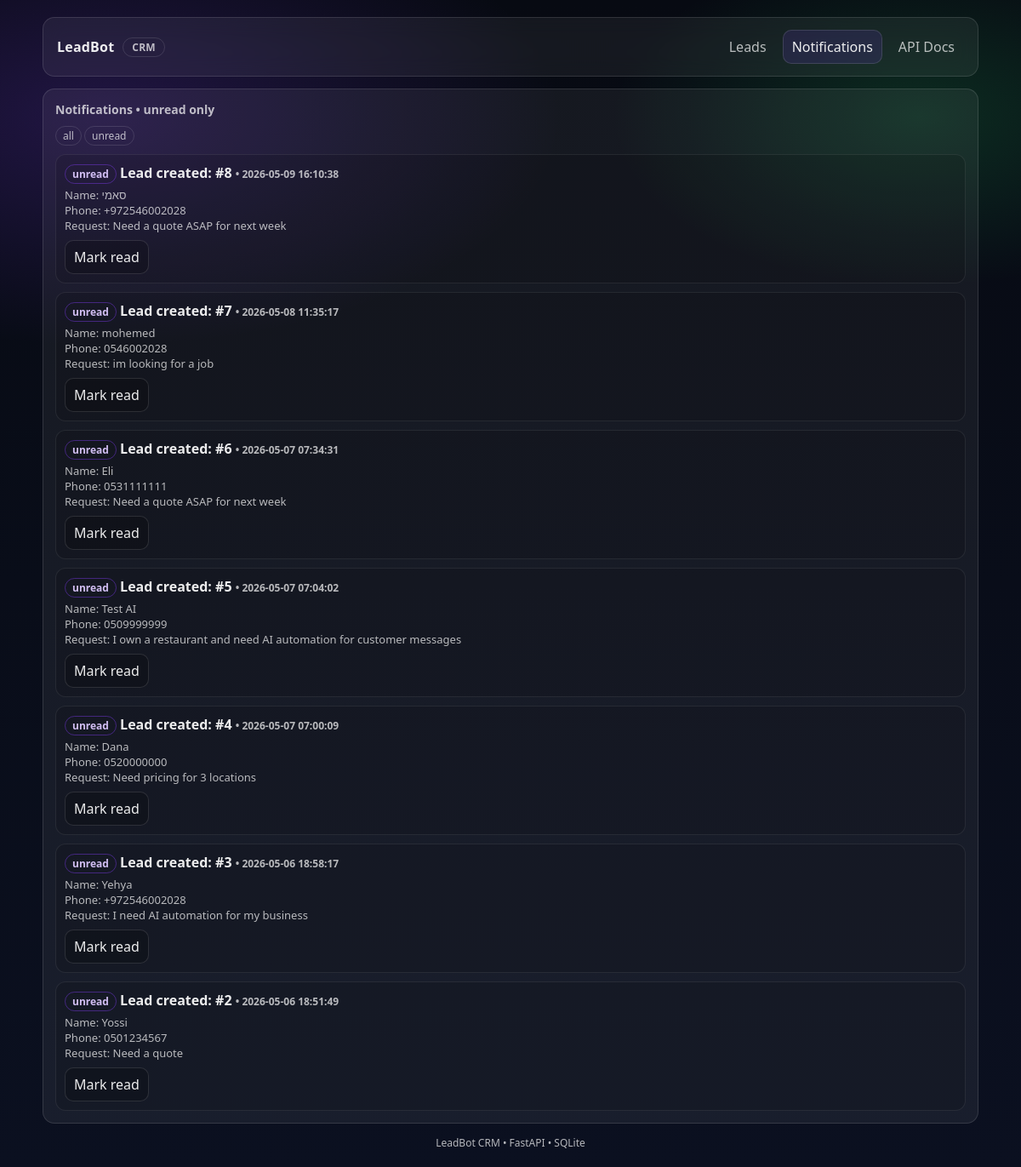
Page /crm/notifications?unread_only=true on the committed database.
### app/models/notification.py (models this page shows)
class Notification(Base):
    __tablename__ = "notifications"
    id: Mapped[int] = mapped_column(Integer, primary_key=True)
    created_at: Mapped[datetime] = mapped_column(DateTime(timezone=True), server_default=func.now(), nullable=False)
    topic: Mapped[str] = mapped_column(String(100), default="lead", nullable=False, index=True)
    event: Mapped[str] = mapped_column(String(100), default="", nullable=False, index=True)
    title: Mapped[str] = mapped_column(String(200), default="", nullable=False)
    body: Mapped[str] = mapped_column(Text, default="", nullable=False)
    read: Mapped[bool] = mapped_column(Boolean, default=False, nullable=False, index=True)

### app/web/routes/crm.py (the view)
@router.get("/notifications", response_class=HTMLResponse)
def crm_notifications(
    request: Request,
    unread_only: bool = False,
    db: Session = Depends(get_db),
) -> HTMLResponse:
    notifications = list_notifications(db, limit=200, offset=0, unread_only=unread_only, topic=None)
    return templates.TemplateResponse(
        "crm/notifications.html",
        {"request": request, "notifications": notifications, "unread_only": unread_only, "active": "notifications"},
    )

### app/templates/crm/notifications.html (shortened to what this page needs)
{% extends "crm/base.html" %}
{% block content %}
  <div class="card" style="margin-top: 14px;">
    <h2>Notifications{% if unread_only %} • unread only{% endif %}</h2>
    <div class="muted small" style="margin-bottom: 10px;">
      <a class="tag" href="/crm/notifications">all</a>
      <a class="tag" href="/crm/notifications?unread_only=true">unread</a>
    </div>
    <div class="list">
      {% for n in notifications %}
        <div class="notif">
          <div class="title">
            {% if n.read %}
              <span class="tag">read</span>
            {% else %}
              <span class="tag new">unread</span>
            {% endif %}
            {{ n.title }}
            <span class="muted small">• {{ n.created_at }}</span>
          </div>
          <div class="body">{{ n.body }}</div>
          <form method="post" action="/crm/notifications/{{ n.id }}/read" style="margin-top: 8px;">
            <button type="submit">{{ "Mark unread" if n.read else "Mark read" }}</button>
          </form>
        </div>
      {% endfor %}
    </div>
  </div>
{% endblock %}

### app/templates/crm/base.html (style rules this page uses)
:root { color-scheme: light dark; --bg: #0b1020; --panel: rgba(255, 255, 255, 0.06); --border: rgba(255, 255, 255, 0.12); --text: rgba(255, 255, 255, 0.92); --muted: rgba(255, 255, 255, 0.70); --accent: #7c3aed; --ok: #22c55e; --warn: #f59e0b; --bad: #ef4444; }
body { margin: 0; font-family: ui-sans-serif, system-ui, -apple-system, Segoe UI, Roboto, Helvetica, Arial, "Apple Color Emoji", "Segoe UI Emoji"; background: radial-gradient(1200px 600px at 10% 10%, rgba(124, 58, 237, 0.22), transparent 45%), radial-gradient(900px 500px at 90% 10%, rgba(34, 197, 94, 0.18), transparent 40%), linear-gradient(180deg, #070a12, var(--bg)); color: var(--text); }
a { color: inherit; text-decoration: none; }
.card { border: 1px solid var(--border); background: var(--panel); border-radius: 14px; padding: 14px; }
.card h2 { margin: 0 0 10px 0; font-size: 14px; color: var(--muted); font-weight: 600; }
.muted { color: var(--muted); }
.tag { font-size: 12px; padding: 2px 8px; border-radius: 999px; border: 1px solid var(--border); color: var(--muted); display: inline-block; }
.tag.new { border-color: rgba(124, 58, 237, 0.45); color: rgba(220, 200, 255, 0.95); }
select, button, input[type="text"] { font: inherit; border-radius: 10px; border: 1px solid var(--border); background: rgba(0, 0, 0, 0.2); color: var(--text); padding: 8px 10px; }
button { cursor: pointer; }
.small { font-size: 12px; }
.list { display: flex; flex-direction: column; gap: 10px; }
.notif { border: 1px solid rgba(255, 255, 255, 0.08); border-radius: 12px; padding: 10px; background: rgba(0, 0, 0, 0.12); }
.notif .title { font-weight: 650; margin-bottom: 4px; }
.notif .body { white-space: pre-wrap; color: var(--muted); font-size: 13px; }

### rows in the picture
Notification: shows "unread", title "Lead created: #8", created_at "2026-05-09 16:10:38", body "Name: סאמי Phone: +972546002028 Request: Need a quote ASAP for next week", read "Mark read"
Notification: shows "unread", title "Lead created: #7", created_at "2026-05-08 11:35:17", body "Name: mohemed Phone: 0546002028 Request: im looking for a job", read "Mark read"
Notification: shows "unread", title "Lead created: #6", created_at "2026-05-07 07:34:31", body "Name: Eli Phone: 0531111111 Request: Need a quote ASAP for next week", read "Mark read"
Notification: shows "unread", title "Lead created: #5", created_at "2026-05-07 07:04:02", body "Name: Test AI Phone: 0509999999 Request: I own a restaurant and need AI automation for customer messages", read "Mark read"
Notification: shows "unread", title "Lead created: #4", created_at "2026-05-07 07:00:09", body "Name: Dana Phone: 0520000000 Request: Need pricing for 3 locations", read "Mark read"
Notification: shows "unread", title "Lead created: #3", created_at "2026-05-06 18:58:17", body "Name: Yehya Phone: +972546002028 Request: I need AI automation for my business", read "Mark read"
Notification: shows "unread", title "Lead created: #2", created_at "2026-05-06 18:51:49", body "Name: Yossi Phone: 0501234567 Request: Need a quote", read "Mark read"
